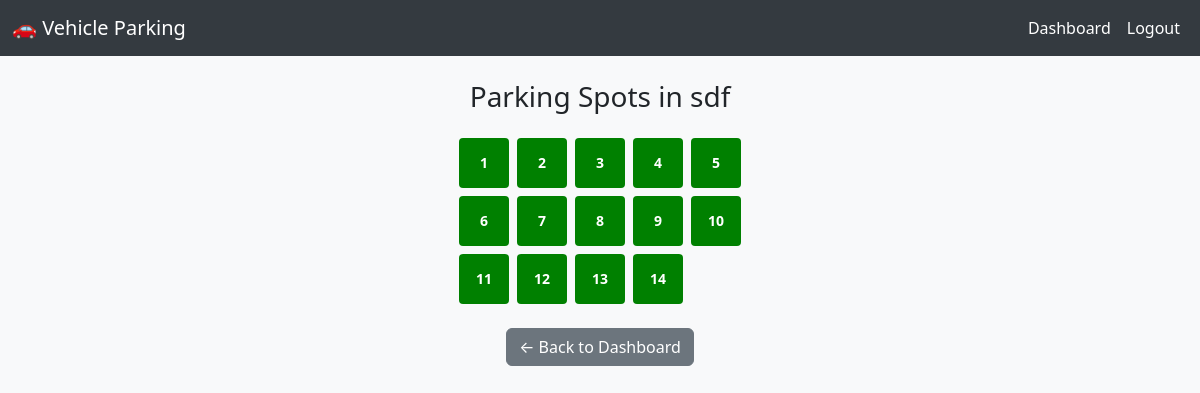
Page /admin/lot/1/spots (signed in) on the committed database.
### models.py (models this page shows)
class ParkingLot(db.Model):
    id = db.Column(db.Integer, primary_key=True)
    prime_location = db.Column(db.String(100), nullable=False)
    address = db.Column(db.String(200), nullable=False)
    pincode = db.Column(db.String(10), nullable=False)
    price_per_hour = db.Column(db.Integer, nullable=False)
    max_spots = db.Column(db.Integer, nullable=False)
    spots = db.relationship('ParkingSpot', backref='lot', lazy=True)

class ParkingSpot(db.Model):
    id = db.Column(db.Integer, primary_key=True)
    status = db.Column(db.String(1), default='A')
    lot_id = db.Column(db.Integer, db.ForeignKey('parking_lot.id'), nullable=False)
    bookings = db.relationship('Booking', backref='spot', lazy=True)

### app.py (the view)
@app.route('/admin/lot/<int:lot_id>/spots')
def view_lot_spots(lot_id):
    lot=ParkingLot.query.get_or_404(lot_id)
    spots=ParkingSpot.query.filter_by(lot_id=lot.id).all()
    spot_statuses=[]
    for spot in spots:
        active_booking=Booking.query.filter_by(spot_id=spot.id,leaving_time=None).first()
        spot_statuses.append({
            'spot':spot,
            'status':'occupied' if active_booking else 'available'
        })
    return render_template('lot_spots.html',lot=lot, spot_statuses=spot_statuses)

### templates/lot_spots.html (shortened to what this page needs)
{% extends "layout.html" %}
{% block content %}
<div class="container mt-4">
    <h3 class="text-center mb-4">Parking Spots in {{ lot.prime_location }}</h3>
    <div class="d-grid" style="grid-template-columns: repeat(5, 50px); gap: 8px; justify-content: center;">
        {% for item in spot_statuses %}
        <div class="text-white text-center fw-bold"
            style="width: 50px;
                   height: 50px;
                   background-color: {{ 'red' if item.status == 'occupied' else 'green' }};
                   display: flex;
                   align-items: center;
                   justify-content: center;
                   font-size: 14px;
                   border-radius: 4px;">
            {{ item.spot.id }}
        </div>
        {% endfor %}
    </div>
    <div class="mt-4 text-center">
        <a href="{{ url_for('admin_dashboard') }}" class="btn btn-secondary">← Back to Dashboard</a>
    </div>
</div>
{% endblock %}

### templates/layout.html (style rules this page uses)
body { background-color: #f8f9fa; }

### rows in the picture
ParkingLot: prime_location "sdf"
ParkingSpot: spot.id "1"
ParkingSpot: spot.id "2"
ParkingSpot: spot.id "3"
ParkingSpot: spot.id "4"
ParkingSpot: spot.id "5"
ParkingSpot: spot.id "6"
ParkingSpot: spot.id "7"
ParkingSpot: spot.id "8"
ParkingSpot: spot.id "9"
ParkingSpot: spot.id "10"
ParkingSpot: spot.id "11"
ParkingSpot: spot.id "12"
ParkingSpot: spot.id "13"
ParkingSpot: spot.id "14"
